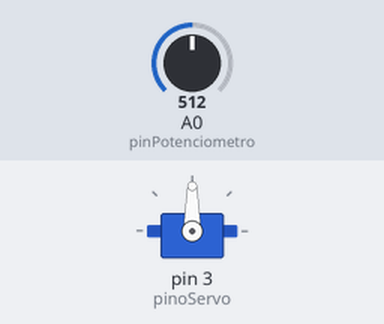
A sketch run on a simulated Arduino Uno, built with avr-gcc and run on an emulated ATmega328P. On the bench: servo. The test bench sets the inputs (shaded band); at power-on: A0 (pinPotenciometro) = 512. What the sketch prints to the serial monitor is not drawn.

Above: at 1.2 s.
1.3 s: A0 (pinPotenciometro) set to 716
At 2.5 s:
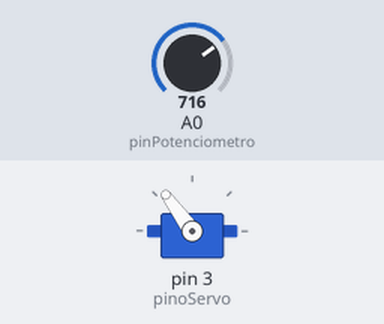
2.8 s: A0 (pinPotenciometro) set to 900
At 3.8 s:
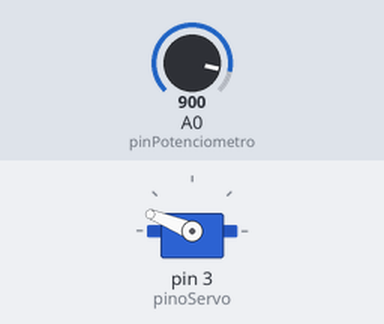
4.3 s: A0 (pinPotenciometro) set to 1023
At 4.9 s:
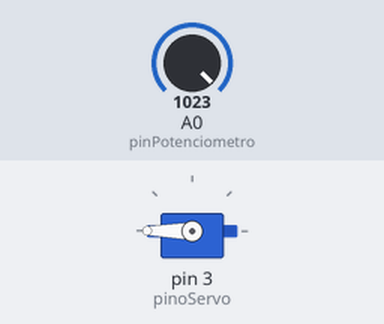
5.8 s: A0 (pinPotenciometro) set to 306
At 6.1 s:
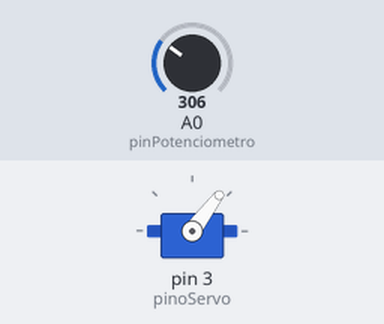
7.3 s: A0 (pinPotenciometro) set to 122
At 8.4 s:
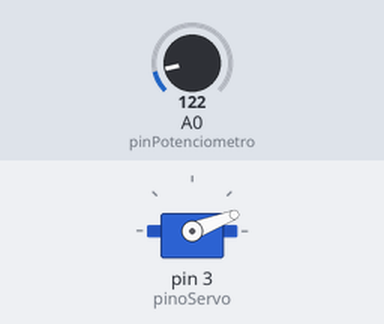
8.8 s: A0 (pinPotenciometro) set to 0
At 9.5 s:
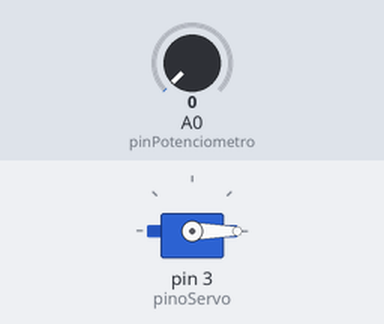
Timing chart, 0 to 11.3 s (numbered marks = the images above; inputs shaded):
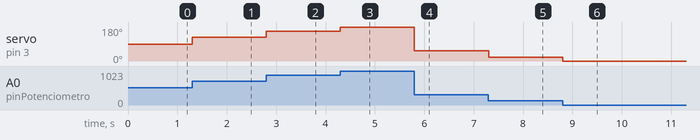

Measured:
- after the input at 1.3 s, servo on pin 3 (pinoServo): 90° → 126° at once
- after the input at 2.8 s, servo on pin 3 (pinoServo): 126° → 158° at once
- after the input at 4.3 s, servo on pin 3 (pinoServo): 158° → 180° at once
- after the input at 5.8 s, servo on pin 3 (pinoServo): 180° → 53° at once
- after the input at 7.3 s, servo on pin 3 (pinoServo): 53° → 21° at once
- after the input at 8.8 s, servo on pin 3 (pinoServo): 21° → 0° at once

The sketch:

sketch_sep27a.ino
```cpp
/*
Servo Motor
  Motor elétrico com um sistema de engrenagens e um circuito que permite
posicionar em um ângulo especifico. Existem com capacidade de giro de 180 graus
e de 360 graus. O sistema de engrenagens proporciona um torque elevado.

Fios:
-Marrom: GND
-Vermelho: 5V
-Laranja: pino digital

biblioteca: <Servo.h>
*/
#include <Servo.h>

#define pinPotenciometro A0
#define pinoServo 3
#define lapse 50

Servo sv; //instância da classe servo
unsigned long next = 0;

void setup() {
  Serial.begin(57600);
  sv.attach(pinoServo);
  sv.write(0);
}

void loop() {
  int valPotenciometro = analogRead(pinPotenciometro) / 5.68;

  Serial.println(valPotenciometro);

  if(millis() >= next){
    sv.write(valPotenciometro);
    next+=lapse;
  }
}
```
